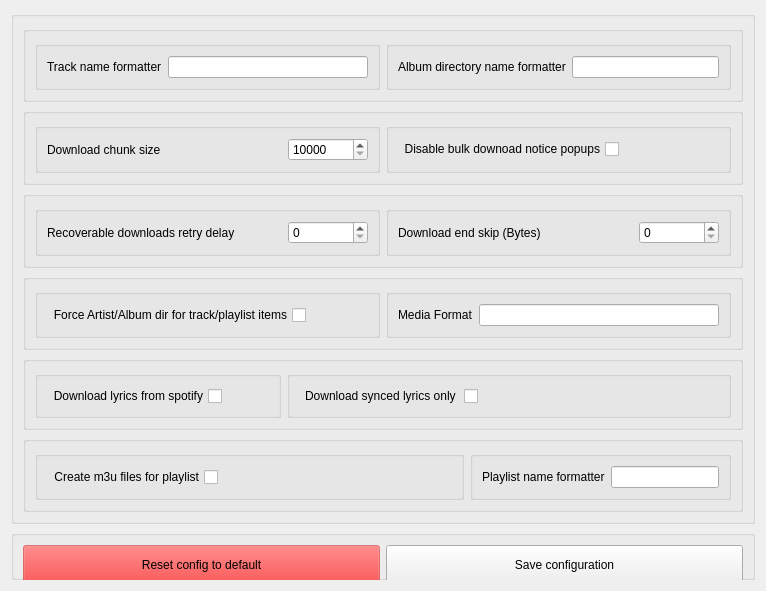
      <widget class="QWidget" name="advanced_config">
       <property name="enabled">
        <bool>true</bool>
       </property>
       <attribute name="title">
        <string>Advanced configuration</string>
       </attribute>
       <layout class="QVBoxLayout" name="verticalLayout_12">
        <item>
         <widget class="QGroupBox" name="imput_adv_group">
          <property name="title">
           <string/>
          </property>
          <property name="flat">
           <bool>true</bool>
          </property>
          <layout class="QVBoxLayout" name="verticalLayout_11">
           <item>
            <widget class="QGroupBox" name="groupBox_3">
             <property name="title">
              <string/>
             </property>
             <property name="flat">
              <bool>true</bool>
             </property>
             <layout class="QHBoxLayout" name="horizontalLayout">
              <item>
               <widget class="QGroupBox" name="groupBox_6">
                <property name="title">
                 <string/>
                </property>
                <property name="flat">
                 <bool>false</bool>
                </property>
                <layout class="QHBoxLayout" name="horizontalLayout_17">
                 <item>
                  <widget class="QLabel" name="lb_track_formatter">
                   <property name="text">
                    <string>Track name formatter</string>
                   </property>
                  </widget>
                 </item>
                 <item>
                  <widget class="QLineEdit" name="inp_track_formatter"/>
                 </item>
                </layout>
               </widget>
              </item>
              <item>
               <widget class="QGroupBox" name="groupBox_13">
                <property name="title">
                 <string/>
                </property>
                <layout class="QHBoxLayout" name="horizontalLayout_18">
                 <item>
                  <widget class="QLabel" name="lb_alb_formatter">
                   <property name="text">
                    <string>Album directory name formatter</string>
                   </property>
                  </widget>
                 </item>
                 <item>
                  <widget class="QLineEdit" name="inp_alb_formatter">
                   <property name="text">
                    <string/>
                   </property>
                  </widget>
                 </item>
                </layout>
               </widget>
              </item>
             </layout>
            </widget>
           </item>
           <item>
            <widget class="QGroupBox" name="groupBox_4">
             <property name="title">
              <string/>
             </property>
             <property name="flat">
              <bool>true</bool>
             </property>
             <layout class="QHBoxLayout" name="horizontalLayout_13">
              <item>
               <widget class="QGroupBox" name="groupBox_8">
                <property name="title">
                 <string/>
                </property>
                <property name="flat">
                 <bool>false</bool>
                </property>
                <layout class="QHBoxLayout" name="horizontalLayout_19">
                 <item>
                  <widget class="QLabel" name="lb_chunk_size">
                   <property name="text">
                    <string>Download chunk size</string>
                   </property>
                  </widget>
                 </item>
                 <item>
                  <spacer name="horizontalSpacer_2">
                   <property name="orientation">
                    <enum>Qt::Horizontal</enum>
                   </property>
                   <property name="sizeHint" stdset="0">
                    <size>
                     <width>40</width>
                     <height>20</height>
                    </size>
                   </property>
                  </spacer>
                 </item>
                 <item>
                  <widget class="QSpinBox" name="inp_chunk_size">
                   <property name="minimumSize">
                    <size>
                     <width>80</width>
                     <height>0</height>
                    </size>
                   </property>
                   <property name="minimum">
                    <number>10000</number>
                   </property>
                   <property name="maximum">
                    <number>10000000</number>
                   </property>
                  </widget>
                 </item>
                </layout>
               </widget>
              </item>
              <item>
               <widget class="QGroupBox" name="groupBox_18">
                <property name="title">
                 <string/>
                </property>
                <layout class="QHBoxLayout" name="horizontalLayout_20">
                 <item>
                  <widget class="QCheckBox" name="inp_disable_bulk_popup">
                   <property name="layoutDirection">
                    <enum>Qt::RightToLeft</enum>
                   </property>
                   <property name="text">
                    <string>Disable bulk downoad notice popups</string>
                   </property>
                  </widget>
                 </item>
                 <item>
                  <spacer name="horizontalSpacer_3">
                   <property name="orientation">
                    <enum>Qt::Horizontal</enum>
                   </property>
                   <property name="sizeHint" stdset="0">
                    <size>
                     <width>40</width>
                     <height>20</height>
                    </size>
                   </property>
                  </spacer>
                 </item>
                </layout>
               </widget>
              </item>
             </layout>
            </widget>
           </item>
           <item>
            <widget class="QGroupBox" name="groupBox_5">
             <property name="title">
              <string/>
             </property>
             <property name="flat">
              <bool>true</bool>
             </property>
             <layout class="QHBoxLayout" name="horizontalLayout_21">
              <item>
               <widget class="QGroupBox" name="groupBox_22">
                <property name="title">
                 <string/>
                </property>
                <property name="flat">
                 <bool>false</bool>
                </property>
                <layout class="QHBoxLayout" name="horizontalLayout_22">
                 <item>
                  <widget class="QLabel" name="lb_max_recdl_delay">
                   <property name="text">
                    <string>Recoverable downloads retry delay</string>
                   </property>
                  </widget>
                 </item>
                 <item>
                  <spacer name="horizontalSpacer_4">
                   <property name="orientation">
                    <enum>Qt::Horizontal</enum>
                   </property>
                   <property name="sizeHint" stdset="0">
                    <size>
                     <width>40</width>
                     <height>20</height>
                    </size>
                   </property>
                  </spacer>
                 </item>
                 <item>
                  <widget class="QSpinBox" name="inp_max_recdl_delay">
                   <property name="minimumSize">
                    <size>
                     <width>80</width>
                     <height>0</height>
                    </size>
                   </property>
                   <property name="maximum">
                    <number>999999</number>
                   </property>
                  </widget>
                 </item>
                </layout>
               </widget>
              </item>
              <item>
               <widget class="QGroupBox" name="groupBox_23">
                <property name="title">
                 <string/>
                </property>
                <layout class="QHBoxLayout" name="horizontalLayout_23">
                 <item>
                  <widget class="QLabel" name="lb_dl_endskip">
                   <property name="text">
                    <string>Download end skip (Bytes)</string>
                   </property>
                  </widget>
                 </item>
                 <item>
                  <spacer name="horizontalSpacer_5">
                   <property name="orientation">
                    <enum>Qt::Horizontal</enum>
                   </property>
                   <property name="sizeHint" stdset="0">
                    <size>
                     <width>40</width>
                     <height>20</height>
                    </size>
                   </property>
                  </spacer>
                 </item>
                 <item>
                  <widget class="QSpinBox" name="inp_dl_endskip">
                   <property name="minimumSize">
                    <size>
                     <width>80</width>
                     <height>0</height>
                    </size>
                   </property>
                   <property name="maximum">
                    <number>999999999</number>
                   </property>
                  </widget>
                 </item>
                </layout>
               </widget>
              </item>
             </layout>
            </widget>
           </item>
           <item>
            <widget class="QGroupBox" name="groupBox_25">
             <property name="title">
              <string/>
             </property>
             <property name="flat">
              <bool>true</bool>
             </property>
             <layout class="QHBoxLayout" name="horizontalLayout_24">
              <item>
               <widget class="QGroupBox" name="groupBox_26">
                <property name="title">
                 <string/>
                </property>
                <property name="flat">
                 <bool>false</bool>
                </property>
                <layout class="QHBoxLayout" name="horizontalLayout_25">
                 <item>
                  <widget class="QCheckBox" name="inp_force_track_dir">
                   <property name="maximumSize">
                    <size>
                     <width>338</width>
                     <height>16777215</height>
                    </size>
                   </property>
                   <property name="layoutDirection">
                    <enum>Qt::RightToLeft</enum>
                   </property>
                   <property name="text">
                    <string>Force Artist/Album dir for track/playlist items</string>
                   </property>
                  </widget>
                 </item>
                 <item>
                  <spacer name="horizontalSpacer_6">
                   <property name="orientation">
                    <enum>Qt::Horizontal</enum>
                   </property>
                   <property name="sizeHint" stdset="0">
                    <size>
                     <width>40</width>
                     <height>20</height>
                    </size>
                   </property>
                  </spacer>
                 </item>
                </layout>
               </widget>
              </item>
              <item>
               <widget class="QGroupBox" name="groupBox_27">
                <property name="title">
                 <string/>
                </property>
                <layout class="QHBoxLayout" name="horizontalLayout_26">
                 <item>
                  <widget class="QLabel" name="lm_media_format">
                   <property name="text">
                    <string>Media Format</string>
                   </property>
                  </widget>
                 </item>
                 <item>
                  <widget class="QLineEdit" name="inp_media_format"/>
                 </item>
                </layout>
               </widget>
              </item>
             </layout>
            </widget>
           </item>
           <item>
            <widget class="QGroupBox" name="group_lyrics_cfg">
             <property name="title">
              <string/>
             </property>
             <property name="flat">
              <bool>true</bool>
             </property>
             <layout class="QHBoxLayout" name="horizontalLayout_32">
              <item>
               <widget class="QGroupBox" name="group_lyrics_cfg_lyricsenable">
                <property name="title">
                 <string/>
                </property>
                <property name="flat">
                 <bool>false</bool>
                </property>
                <layout class="QHBoxLayout" name="horizontalLayout_33">
                 <item>
                  <widget class="QCheckBox" name="inp_enable_lyrics">
                   <property name="layoutDirection">
                    <enum>Qt::RightToLeft</enum>
                   </property>
                   <property name="text">
                    <string>Download lyrics from spotify</string>
                   </property>
                  </widget>
                 </item>
                 <item>
                  <spacer name="horizontalSpacer_10">
                   <property name="orientation">
                    <enum>Qt::Horizontal</enum>
                   </property>
                   <property name="sizeHint" stdset="0">
                    <size>
                     <width>40</width>
                     <height>20</height>
                    </size>
                   </property>
                  </spacer>
                 </item>
                </layout>
               </widget>
              </item>
              <item>
               <widget class="QGroupBox" name="group_lyrics_cfg_only_synced">
                <property name="title">
                 <string/>
                </property>
                <layout class="QHBoxLayout" name="horizontalLayout_34">
                 <item>
                  <widget class="QCheckBox" name="inp_only_synced_lyrics">
                   <property name="layoutDirection">
                    <enum>Qt::RightToLeft</enum>
                   </property>
                   <property name="text">
                    <string>Download synced lyrics only </string>
                   </property>
                  </widget>
                 </item>
                 <item>
                  <spacer name="horizontalSpacer_11">
                   <property name="orientation">
                    <enum>Qt::Horizontal</enum>
                   </property>
                   <property name="sizeHint" stdset="0">
                    <size>
                     <width>241</width>
                     <height>20</height>
                    </size>
                   </property>
                  </spacer>
                 </item>
                </layout>
               </widget>
              </item>
             </layout>
            </widget>
           </item>
           <item>
            <widget class="QGroupBox" name="group_playlist_cfg">
             <property name="title">
              <string/>
             </property>
             <property name="flat">
              <bool>true</bool>
             </property>
             <layout class="QHBoxLayout" name="horizontalLayout_41">
              <item>
               <widget class="QGroupBox" name="group_playlist_cfg_m3u">
                <property name="title">
                 <string/>
                </property>
                <layout class="QHBoxLayout" name="horizontalLayout_42">
                 <item>
                  <widget class="QCheckBox" name="inp_create_playlists">
                   <property name="layoutDirection">
                    <enum>Qt::RightToLeft</enum>
                   </property>
                   <property name="text">
                    <string>Create m3u files for playlist</string>
                   </property>
                  </widget>
                 </item>
                 <item>
                  <spacer name="horizontalSpacer_16">
                   <property name="orientation">
                    <enum>Qt::Horizontal</enum>
                   </property>
                   <property name="sizeHint" stdset="0">
                    <size>
                     <width>234</width>
                     <height>20</height>
                    </size>
                   </property>
                  </spacer>
                 </item>
                </layout>
               </widget>
              </item>
              <item>
               <widget class="QGroupBox" name="group_playlist_cfg_format">
                <property name="title">
                 <string/>
                </property>
                <layout class="QHBoxLayout" name="horizontalLayout_43">
                 <item>
                  <widget class="QLabel" name="lb_playlist_name_formatter">
                   <property name="text">
                    <string>Playlist name formatter</string>
                   </property>
                  </widget>
                 </item>
                 <item>
                  <widget class="QLineEdit" name="inp_playlist_name_formatter"/>
                 </item>
                </layout>
               </widget>
              </item>
             </layout>
            </widget>
           </item>
          </layout>
         </widget>
        </item>
        <item>
         <widget class="QGroupBox" name="groupBox_24">
          <property name="minimumSize">
           <size>
            <width>0</width>
            <height>0</height>
           </size>
          </property>
          <property name="maximumSize">
           <size>
            <width>16777215</width>
            <height>50</height>
           </size>
          </property>
          <property name="title">
           <string/>
          </property>
          <property name="flat">
           <bool>true</bool>
          </property>
          <layout class="QHBoxLayout" name="horizontalLayout_30">
           <item>
            <widget class="QPushButton" name="btn_seset_config">
             <property name="minimumSize">
              <size>
               <width>0</width>
               <height>40</height>
              </size>
             </property>
             <property name="styleSheet">
              <string notr="true">background-color: rgba(255, 0, 0, 100);</string>
             </property>
             <property name="text">
              <string>Reset config to default</string>
             </property>
            </widget>
           </item>
           <item>
            <widget class="QPushButton" name="btn_save_adv_config">
             <property name="minimumSize">
              <size>
               <width>0</width>
               <height>40</height>
              </size>
             </property>
             <property name="text">
              <string>Save configuration</string>
             </property>
            </widget>
           </item>
          </layout>
         </widget>
        </item>
       </layout>
      </widget>
